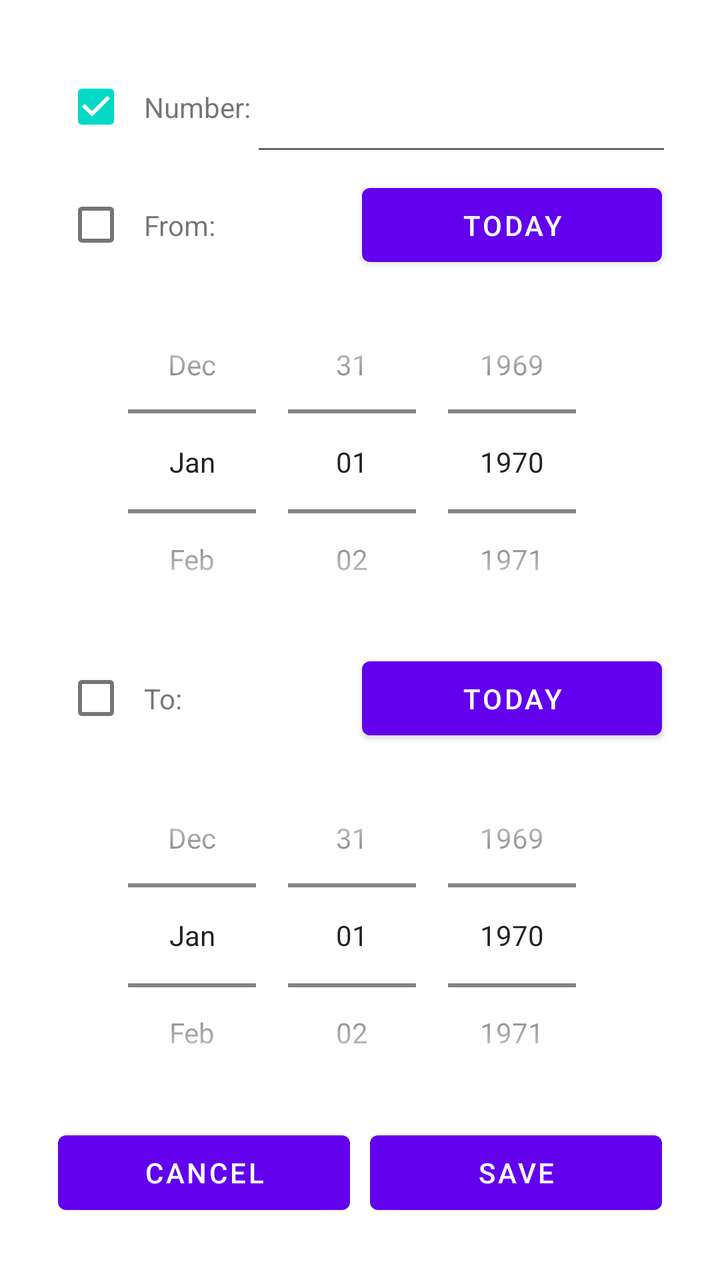
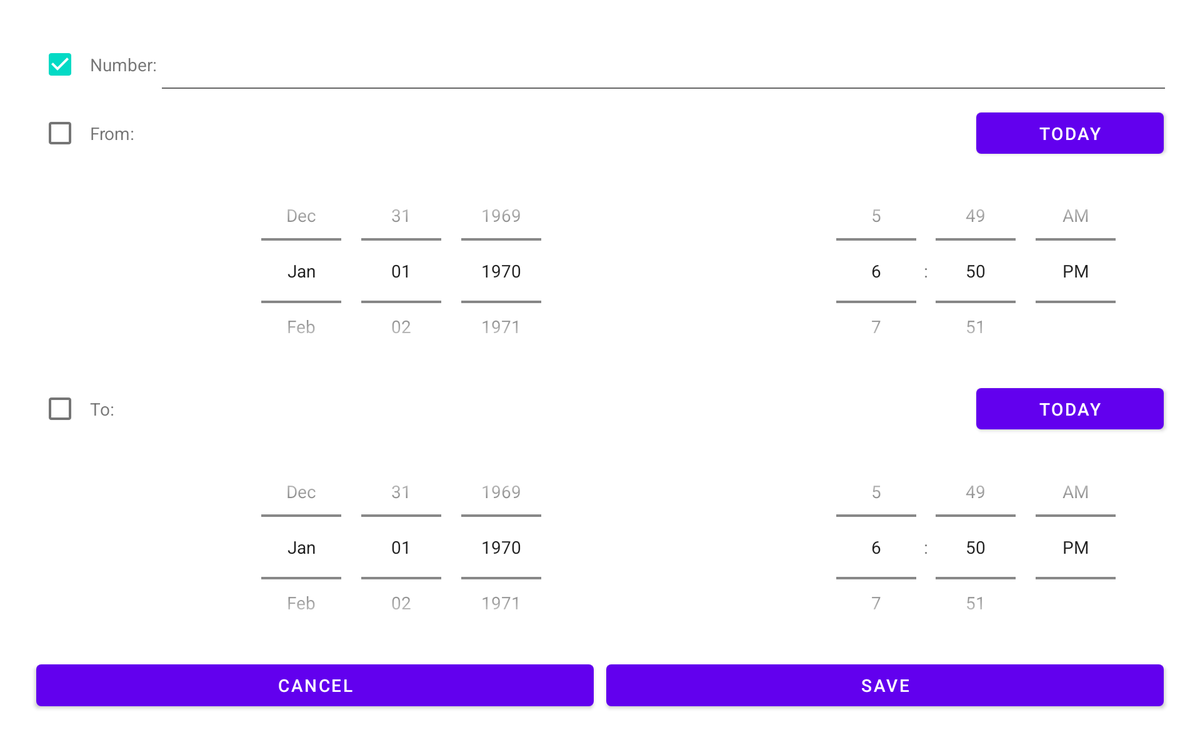

Compare how this app lays out the same screen by default and in its alternative resource folder. The renders come first, then the two layout files and the values they reference.
<!-- AndroidManifest.xml: application theme Theme.VirágcserépMonitor -->
<!-- res/layout/select_data_number.xml -->
<?xml version="1.0" encoding="utf-8"?>
<LinearLayout xmlns:android="http://schemas.android.com/apk/res/android"
    xmlns:app="http://schemas.android.com/apk/res-auto"
    android:layout_width="match_parent"
    android:layout_height="match_parent"
    android:orientation="vertical"
    android:padding="24dip"
    android:weightSum="10">

    <LinearLayout
        android:layout_width="match_parent"
        android:layout_height="0dp"
        android:orientation="horizontal"
        android:layout_weight="1">

        <CheckBox
            android:id="@+id/numberCheck"
            android:layout_width="wrap_content"
            android:layout_height="match_parent"
            android:checked="true"/>

        <TextView
            android:layout_width="wrap_content"
            android:layout_height="match_parent"
            android:text="@string/number"
            android:gravity="center_vertical" />

        <EditText
            android:id="@+id/etNumber"
            android:inputType="number"
            android:layout_width="match_parent"
            android:layout_height="match_parent"/>

    </LinearLayout>

    <androidx.constraintlayout.widget.ConstraintLayout
        android:layout_width="match_parent"
        android:layout_height="0dp"
        android:layout_weight="1">

        <CheckBox
            android:id="@+id/fromCheck"
            android:layout_width="wrap_content"
            android:layout_height="match_parent"
            app:layout_constraintStart_toStartOf="parent"
            app:layout_constraintTop_toTopOf="parent" />

        <TextView
            android:layout_width="wrap_content"
            android:layout_height="match_parent"
            android:text="@string/fromDate"
            android:gravity="center_vertical"
            app:layout_constraintStart_toEndOf="@+id/fromCheck"
            app:layout_constraintTop_toTopOf="parent" />

        <Button
            android:id="@+id/fromSetNow"
            android:text="@string/today"
            android:layout_width="150dp"
            android:layout_height="match_parent"
            android:layout_margin="5dp"
            app:layout_constraintTop_toTopOf="parent"
            app:layout_constraintEnd_toEndOf="parent" />

    </androidx.constraintlayout.widget.ConstraintLayout>

    <androidx.constraintlayout.widget.ConstraintLayout
        android:layout_width="match_parent"
        android:layout_height="0dp"
        android:orientation="horizontal"
        android:layout_weight="3">

        <DatePicker
            android:id="@+id/fromDate"
            android:layout_width="0dp"
            android:layout_height="match_parent"
            android:calendarViewShown="false"
            android:datePickerMode="spinner"
            app:layout_constraintStart_toStartOf="parent"
            app:layout_constraintEnd_toEndOf="parent"/>

    </androidx.constraintlayout.widget.ConstraintLayout>

    <androidx.constraintlayout.widget.ConstraintLayout
        android:layout_width="match_parent"
        android:layout_height="0dp"
        android:layout_weight="1">

        <CheckBox
            android:id="@+id/toCheck"
            android:layout_width="wrap_content"
            android:layout_height="match_parent"
            app:layout_constraintStart_toStartOf="parent"
            app:layout_constraintTop_toTopOf="parent" />

        <TextView
            android:layout_width="wrap_content"
            android:layout_height="match_parent"
            android:gravity="center_vertical"
            android:text="@string/toDate"
            app:layout_constraintStart_toEndOf="@+id/toCheck"
            app:layout_constraintTop_toTopOf="parent" />

        <Button
            android:id="@+id/toSetNow"
            android:text="@string/today"
            android:layout_width="150dp"
            android:layout_height="match_parent"
            android:layout_margin="5dp"
            app:layout_constraintTop_toTopOf="parent"
            app:layout_constraintEnd_toEndOf="parent" />

    </androidx.constraintlayout.widget.ConstraintLayout>

    <androidx.constraintlayout.widget.ConstraintLayout
        android:layout_width="match_parent"
        android:layout_height="0dp"
        android:orientation="horizontal"
        android:layout_weight="3">

        <DatePicker
            android:id="@+id/toDate"
            android:layout_width="0dp"
            android:layout_height="match_parent"
            android:calendarViewShown="false"
            android:datePickerMode="spinner"
            app:layout_constraintStart_toStartOf="parent"
            app:layout_constraintEnd_toEndOf="parent"/>

    </androidx.constraintlayout.widget.ConstraintLayout>

    <LinearLayout
        android:layout_width="match_parent"
        android:layout_height="0dp"
        android:orientation="horizontal"
        android:weightSum="2"
        android:layout_weight="1">

        <Button
            android:id="@+id/cancelButton"
            android:text="@string/cancel"
            android:layout_width="0dp"
            android:layout_height="match_parent"
            android:layout_weight="1"
            android:layout_margin="5dp" />

        <Button
            android:id="@+id/saveButton"
            android:text="@string/save"
            android:layout_width="0dp"
            android:layout_height="match_parent"
            android:layout_weight="1"
            android:layout_margin="5dp" />

    </LinearLayout>
</LinearLayout>
<!-- resources referenced by this layout -->
<resources>
  <string name="cancel">Cancel</string>
  <string name="fromDate">From:</string>
  <string name="number">Number:</string>
  <string name="save">Save</string>
  <string name="toDate">To:</string>
  <string name="today">Today</string>
  <style name="Theme.VirágcserépMonitor" parent="Theme.MaterialComponents.DayNight.DarkActionBar">
          
          <item name="colorPrimary">@color/purple_500</item>
          <item name="colorPrimaryVariant">@color/purple_700</item>
          <item name="colorOnPrimary">@color/white</item>
          
          <item name="colorSecondary">@color/teal_200</item>
          <item name="colorSecondaryVariant">@color/teal_700</item>
          <item name="colorOnSecondary">@color/black</item>
          
          <item name="android:statusBarColor" tools:targetApi="l">?attr/colorPrimaryVariant</item>
          
      </style>
</resources>
<!-- res/layout-w720dp/select_data_number.xml (the repository's variant of the layout above) -->
<!-- drawn on a 7-inch tablet turned sideways -->
<?xml version="1.0" encoding="utf-8"?>
<LinearLayout xmlns:android="http://schemas.android.com/apk/res/android"
    xmlns:app="http://schemas.android.com/apk/res-auto"
    android:layout_width="match_parent"
    android:layout_height="match_parent"
    android:orientation="vertical"
    android:padding="24dip"
    android:weightSum="10">

    <LinearLayout
        android:layout_width="match_parent"
        android:layout_height="0dp"
        android:orientation="horizontal"
        android:layout_weight="1">

        <CheckBox
            android:id="@+id/numberCheck"
            android:layout_width="wrap_content"
            android:layout_height="match_parent"
            android:checked="true"/>

        <TextView
            android:layout_width="wrap_content"
            android:layout_height="match_parent"
            android:text="@string/number"
            android:gravity="center_vertical" />

        <EditText
            android:id="@+id/etNumber"
            android:inputType="number"
            android:layout_width="match_parent"
            android:layout_height="match_parent"/>

    </LinearLayout>

    <androidx.constraintlayout.widget.ConstraintLayout
        android:layout_width="match_parent"
        android:layout_height="0dp"
        android:layout_weight="1">

        <CheckBox
            android:id="@+id/fromCheck"
            android:layout_width="wrap_content"
            android:layout_height="match_parent"
            app:layout_constraintStart_toStartOf="parent"
            app:layout_constraintTop_toTopOf="parent" />

        <TextView
            android:layout_width="wrap_content"
            android:layout_height="match_parent"
            android:text="@string/fromDate"
            android:gravity="center_vertical"
            app:layout_constraintStart_toEndOf="@+id/fromCheck"
            app:layout_constraintTop_toTopOf="parent" />

        <Button
            android:id="@+id/fromSetNow"
            android:text="@string/today"
            android:layout_width="150dp"
            android:layout_height="match_parent"
            android:layout_margin="5dp"
            app:layout_constraintTop_toTopOf="parent"
            app:layout_constraintEnd_toEndOf="parent" />

    </androidx.constraintlayout.widget.ConstraintLayout>

    <androidx.constraintlayout.widget.ConstraintLayout
        android:layout_width="match_parent"
        android:layout_height="0dp"
        android:orientation="horizontal"
        android:layout_weight="3">

        <androidx.constraintlayout.widget.Guideline
            android:id="@+id/fromDayTimeLine"
            android:layout_width="wrap_content"
            android:layout_height="wrap_content"
            android:orientation="vertical"
            app:layout_constraintGuide_percent="0.66" />

        <DatePicker
            android:id="@+id/fromDate"
            android:layout_width="0dp"
            android:layout_height="match_parent"
            android:calendarViewShown="false"
            android:datePickerMode="spinner"
            app:layout_constraintStart_toStartOf="parent"
            app:layout_constraintEnd_toStartOf="@+id/fromDayTimeLine"/>

        <TimePicker
            android:id="@+id/fromTime"
            android:layout_width="0dp"
            android:layout_height="match_parent"
            android:timePickerMode="spinner"
            app:layout_constraintStart_toEndOf="@+id/fromDayTimeLine"
            app:layout_constraintEnd_toEndOf="parent" />

    </androidx.constraintlayout.widget.ConstraintLayout>

    <androidx.constraintlayout.widget.ConstraintLayout
        android:layout_width="match_parent"
        android:layout_height="0dp"
        android:layout_weight="1">

        <CheckBox
            android:id="@+id/toCheck"
            android:layout_width="wrap_content"
            android:layout_height="match_parent"
            app:layout_constraintStart_toStartOf="parent"
            app:layout_constraintTop_toTopOf="parent" />

        <TextView
            android:layout_width="wrap_content"
            android:layout_height="match_parent"
            android:gravity="center_vertical"
            android:text="@string/toDate"
            app:layout_constraintStart_toEndOf="@+id/toCheck"
            app:layout_constraintTop_toTopOf="parent" />

        <Button
            android:id="@+id/toSetNow"
            android:text="@string/today"
            android:layout_width="150dp"
            android:layout_height="match_parent"
            android:layout_margin="5dp"
            app:layout_constraintTop_toTopOf="parent"
            app:layout_constraintEnd_toEndOf="parent" />

    </androidx.constraintlayout.widget.ConstraintLayout>

    <androidx.constraintlayout.widget.ConstraintLayout
        android:layout_width="match_parent"
        android:layout_height="0dp"
        android:orientation="horizontal"
        android:layout_weight="3">

        <androidx.constraintlayout.widget.Guideline
            android:id="@+id/toDayTimeLine"
            android:layout_width="wrap_content"
            android:layout_height="wrap_content"
            android:orientation="vertical"
            app:layout_constraintGuide_percent="0.66" />

        <DatePicker
            android:id="@+id/toDate"
            android:layout_width="0dp"
            android:layout_height="match_parent"
            android:calendarViewShown="false"
            android:datePickerMode="spinner"
            app:layout_constraintStart_toStartOf="parent"
            app:layout_constraintEnd_toStartOf="@+id/toDayTimeLine"/>

        <TimePicker
            android:id="@+id/toTime"
            android:layout_width="0dp"
            android:layout_height="match_parent"
            android:timePickerMode="spinner"
            app:layout_constraintStart_toEndOf="@+id/toDayTimeLine"
            app:layout_constraintEnd_toEndOf="parent" />

    </androidx.constraintlayout.widget.ConstraintLayout>

    <LinearLayout
        android:layout_width="match_parent"
        android:layout_height="0dp"
        android:orientation="horizontal"
        android:weightSum="2"
        android:layout_weight="1">

        <Button
            android:id="@+id/cancelButton"
            android:text="@string/cancel"
            android:layout_width="0dp"
            android:layout_height="match_parent"
            android:layout_weight="1"
            android:layout_margin="5dp" />

        <Button
            android:id="@+id/saveButton"
            android:text="@string/save"
            android:layout_width="0dp"
            android:layout_height="match_parent"
            android:layout_weight="1"
            android:layout_margin="5dp" />

    </LinearLayout>
</LinearLayout>
